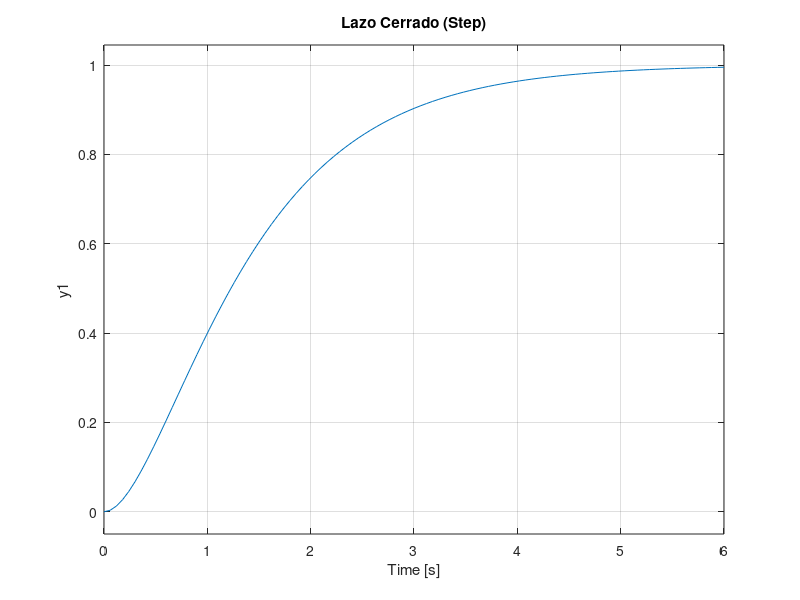

Recreate this plot in MATLAB.
%% Realimentación de estados tipo SERVO
%  by: Sergio Andres Castaño Giraldo
%  Rio de Janeiro - 2020
%  https://controlautomaticoeducacion.com/sistemas-dinamicos-lineales
%  https://controlautomaticoeducacion.com/go/simulink-cupon/
% ______________________________________________________________________

clc
clear 
close all

%Sistema en lazo abierto
a=1;
b=1;
c=1;
d=0;

%Espacio de Estados del sistema
sys=ss(a,b,c,d);

%Sistema aumentado: Planta + Controlador
Aa = [a 0;-c 0];
Ba = [b;0];
Ea = [0;1];
Ca = [1 0];
Da = 0;
De = 0;

sys_a =ss(Aa,[Ba Ea],Ca,[Da De])

% Polos deseados
polos = roots([1 3 2]);

%Realimentación de Estados
K = place(Aa,Ba,polos)

%% Lazo cerrado
Af=Aa-Ba*K;

sys_f=ss(Af,Ea,Ca,0)

figure
subplot(211)
step(sys)
title('Lazo Abierto (Step)');
subplot(212)
step(sys_f)
title('Lazo Cerrado (Step)')
